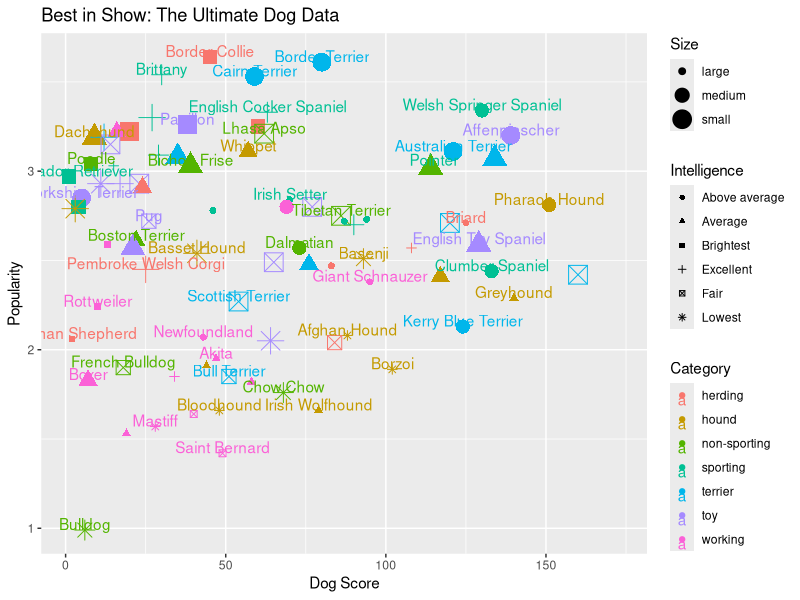

The R source for this figure:
## ---- chunk 1
knitr::opts_chunk$set(echo = TRUE)
library(ggplot2)
library(dplyr)
library(tidyr)
library(readxl)
## ---- chunk 2
show <- read_xlsx('kib1.xlsx',sheet = 'Best in show')
showFulls <- read_xlsx('kib1.xlsx',sheet = 'Best in show full sheet')

show1 <- show[-c(1, 2, 3, 4, 6), ]
show2 <- subset(show1, select = -c(2,3,4,6,8,13,16,20,22,42,45,51,53,54,55))
colnames(show2) <- show2[1,]
show3 <- show2[-1, ] 

showFulls1 <- showFulls[-c(1, 3), ]
showFulls2 <- subset(showFulls1, select = -c(2,4,10,25,31,37,47,48,49,51))
showFulls3 <- showFulls2[-1, ] 

names(showFulls3)[1] <- "Dog breed"
names(showFulls3)[2] <- "category"
names(showFulls3)[3] <- "score"
names(showFulls3)[4] <- "popularity"
names(showFulls3)[27] <- "size"
names(showFulls3)[35] <- "intelligence"

showFulls3$score <- as.numeric(showFulls3$score)
showFulls3$popularity <- as.numeric(showFulls3$popularity)
showFulls3$size <- as.factor(showFulls3$size)
showFulls3$intelligence <- as.factor(showFulls3$intelligence)

showFulls4<-showFulls3[!(showFulls3$intelligence=="no data"),]
showFulls4 <- showFulls4[-c(113, 118), ]
showFulls4$intelligence <- as.factor(showFulls4$intelligence)
## ---- chunk 3
showFulls4 %>%
  ggplot(aes(x = popularity, y = score, color = category, label=`Dog breed`)) +
  geom_point(aes(shape = intelligence,size = size)) +
  geom_text(check_overlap = TRUE, vjust = 0, nudge_x = 0.05) +
  labs(title="Best in Show: The Ultimate Dog Data", y = "Popularity", x = "Dog Score", color = "Category", label="Breed", shape = "Intelligence", size = "Size")
